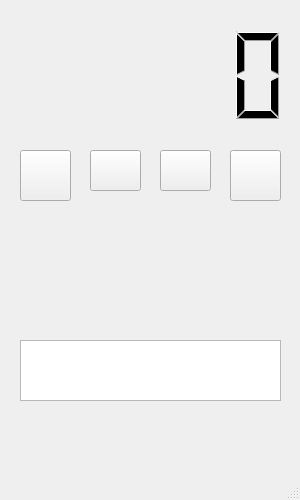
<?xml version="1.0" encoding="UTF-8"?>
<ui version="4.0">
 <class>MainWindow</class>
 <widget class="QMainWindow" name="MainWindow">
  <property name="geometry">
   <rect>
    <x>0</x>
    <y>0</y>
    <width>300</width>
    <height>500</height>
   </rect>
  </property>
  <property name="minimumSize">
   <size>
    <width>300</width>
    <height>500</height>
   </size>
  </property>
  <property name="maximumSize">
   <size>
    <width>300</width>
    <height>500</height>
   </size>
  </property>
  <property name="windowTitle">
   <string>Task IT!</string>
  </property>
  <widget class="QWidget" name="centralWidget">
   <widget class="QPushButton" name="Switch_Play">
    <property name="geometry">
     <rect>
      <x>160</x>
      <y>150</y>
      <width>51</width>
      <height>41</height>
     </rect>
    </property>
    <property name="text">
     <string/>
    </property>
   </widget>
   <widget class="QTextBrowser" name="Phrase">
    <property name="geometry">
     <rect>
      <x>20</x>
      <y>340</y>
      <width>261</width>
      <height>61</height>
     </rect>
    </property>
   </widget>
   <widget class="QLCDNumber" name="Clock">
    <property name="geometry">
     <rect>
      <x>20</x>
      <y>20</y>
      <width>271</width>
      <height>111</height>
     </rect>
    </property>
    <property name="font">
     <font>
      <weight>75</weight>
      <bold>true</bold>
     </font>
    </property>
    <property name="frameShape">
     <enum>QFrame::HLine</enum>
    </property>
    <property name="lineWidth">
     <number>0</number>
    </property>
   </widget>
   <widget class="QPushButton" name="Next">
    <property name="geometry">
     <rect>
      <x>230</x>
      <y>150</y>
      <width>51</width>
      <height>51</height>
     </rect>
    </property>
    <property name="text">
     <string/>
    </property>
   </widget>
   <widget class="QPushButton" name="Previous">
    <property name="geometry">
     <rect>
      <x>20</x>
      <y>150</y>
      <width>51</width>
      <height>51</height>
     </rect>
    </property>
    <property name="text">
     <string/>
    </property>
   </widget>
   <widget class="QPushButton" name="Restart">
    <property name="geometry">
     <rect>
      <x>90</x>
      <y>150</y>
      <width>51</width>
      <height>41</height>
     </rect>
    </property>
    <property name="text">
     <string/>
    </property>
   </widget>
  </widget>
  <widget class="QStatusBar" name="statusBar"/>
 </widget>
 <layoutdefault spacing="6" margin="11"/>
 <resources/>
 <connections/>
</ui>
